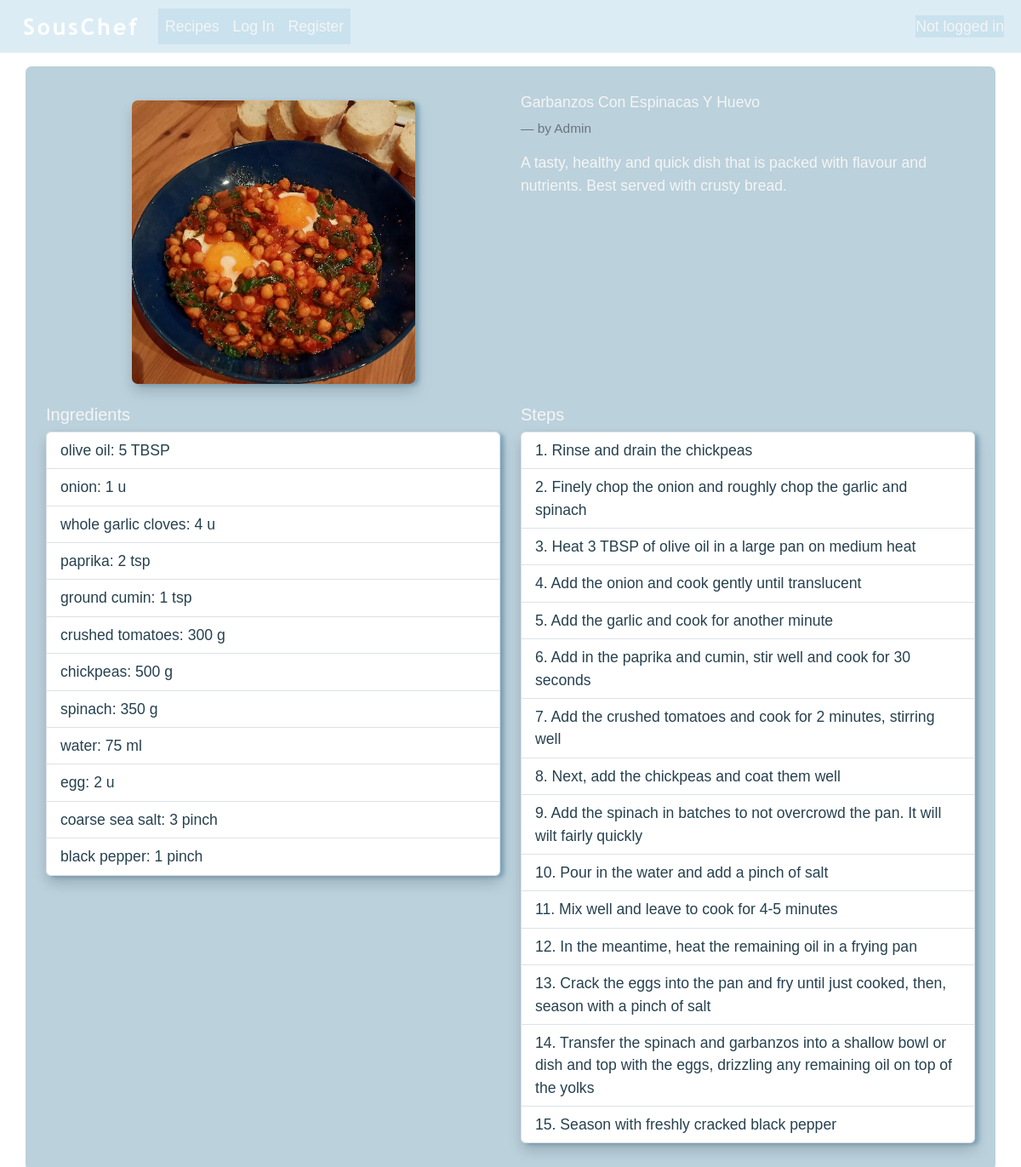
The page /recipe/53 on the database its author committed.
### souschef/models.py (models this page shows, shortened)
class Recipe(models.Model):
    title = models.CharField(max_length=128)
    description = models.TextField()
    ingredients = models.ManyToManyField(Ingredient, through="IngredientPerRecipe")
    image = models.ImageField(upload_to="recipe_pics", null=True, blank=True)
    created_by = models.ForeignKey(User, on_delete=models.CASCADE)
    created_on = models.DateTimeField(auto_now_add=True)

class User(AbstractUser):
    pass

class IngredientPerRecipe(models.Model):
    recipe = models.ForeignKey(Recipe, on_delete=models.CASCADE)
    ingredient = models.ForeignKey(Ingredient, on_delete=models.CASCADE)
    amount = models.DecimalField(max_digits=10, decimal_places=2, validators=[MinValueValidator(0)])
    unit = models.ForeignKey(Unit, on_delete=models.CASCADE)

class Ingredient(models.Model):
    name = models.CharField(max_length=64, blank=False)
    ingredient_id = models.IntegerField(unique=True)
    ingredient_details = models.JSONField(null=True, blank=True)

class Unit(models.Model):
    unit_type = models.CharField(max_length=8)
    def __str__(self):
        return self.unit_type

class Step(models.Model):
    recipe = models.ForeignKey(Recipe, on_delete=models.CASCADE)
    step_number = models.IntegerField(default=1, validators=[MinValueValidator(1)])
    step_text = models.CharField(max_length=256)

### souschef/views.py (the view)
# urls.py: path("recipe/<int:id>", views.recipe, name="recipe"),
def recipe(request, id):
    recipe = Recipe.objects.get(id=id)
    if request.user.is_authenticated:
        current_user = UserDashboard.objects.get(user_name=request.user)
        favourite = Favourite.objects.filter(user=current_user, favourite_recipe=recipe).exists()
        return render(request, "souschef/recipe.html", {
            "recipe": recipe,
            "favourite": favourite
        })
    else:
        return render(request, "souschef/recipe.html", {
            "recipe": recipe,
        })

### souschef/context_processors.py (called while the page is built)
def date(request):
    today = datetime.datetime.today().date()
    date = datetime.datetime.strftime(today, '%a %d %b %Y')
    return {'date': date}

### souschef/templates/souschef/recipe.html (shortened to what this page needs)
{% extends "SousChef/layout.html" %}
{% load static %}
{% block body %}
    <div class="container bg-custom mt-2 p-4">
        <div class="row justify-content-start">
            <div class="col-12 col-lg-6 d-flex justify-content-center my-2">
                <div>
                    {% if recipe.image %}
                        <img src="{{ recipe.image.url }}" class="img-fluid mx-auto m-2 recipe-image-full shadow" alt="recipe image">
                    {% else %}
                        <img src="{% static 'images/default_pics/default_recipe.png' %}" class="img-fluid mx-auto m-2 recipe-image-full shadow" alt="recipe image">
                    {% endif %}
                </div>
            </div>
            <div class="col my-2">
                <div class="d-flex align-items-center mb-4">
                    <h5 class="card-title mb-0">{{ recipe.title }}</h5>
                </div>
                <div class="">
                    <p class="blockquote-footer">by {{ recipe.created_by }}</p>
                </div>
                 <div>{{ recipe.description }}</div>
            </div>
        </div>
        <div class="row">
            <div class="col-lg-6 col-md-12 my-2">
                <div>
                    <h5>Ingredients</h5>
                    <ul class="list-group shadow">
                        {% for ingredient in recipe.ingredientperrecipe_set.all %}
                            <li class="list-group-item text-darker">
                                <a class="text-darker" href="{% url 'ingredient' ingredient.ingredient.id %}">{{ ingredient.ingredient.name }}</a>: {{ ingredient.amount|floatformat }} {{ ingredient.unit }}
                            </li>
                        {% endfor %}
                    </ul>
                </div>
            </div>
            <div class="col-lg-6 col-md-12 my-2">
                <div>
                    <h5>Steps</h5>
                    <ul class="list-group shadow">
                        {% for step in recipe.step_set.all %}
                            <li class="list-group-item text-darker">
                                {{ step.step_number }}. {{ step.step_text }}
                            </li>
                        {% endfor %}
                    </ul>
                </div>
            </div>
        </div>
    </div>
{% endblock %}

### souschef/templates/souschef/layout.html (shortened to what this page needs)
{% load static %}
<!DOCTYPE html>
<html lang="en">
    <head>
        <link href="https://cdnjs.cloudflare.com/ajax/libs/cropperjs/1.6.2/cropper.css" rel="stylesheet">
        <link href="https://cdn.jsdelivr.net/npm/bootstrap@5.3.3/dist/css/bootstrap.min.css" rel="stylesheet">
        <link href="{% static 'styles.css' %}" rel="stylesheet">
    </head>
    <body>
        <nav class="navbar navbar-expand-lg nav-colours pt-2 mb-3">
            <div class="container-fluid ms-2">
                <a class="navbar-brand" href="{% url 'index' %}">
                    <img src="{% static 'images/souschef.png' %}" alt="Logo" width="150" height="auto" class="d-inline-block p-2">
                </a>
                <div class="collapse navbar-collapse" id="toggle">
                    <ul class="navbar-nav me-auto mb-3 mb-lg-0 nav-colours">
                        <li class="nav-item">
                            <a class="nav-link" href="{% url 'recipes' %}">Recipes</a>
                        </li>
                        {% if user.is_authenticated %}
                            <li class="nav-item">
                                <a class="nav-link" href="{% url 'add_recipe' %}">Add a Recipe</a>
                            </li>
                            <li class="nav-item">
                                <a class="nav-link" href="{% url 'pantry' %}">Pantry</a>
                            </li>
                            <li class="nav-item">
                                <a class="nav-link" href="{% url 'logout' %}">Log Out</a>
                            </li>
                        {% else %}
                            <li class="nav-item">
                                <a class="nav-link" href="{% url 'login' %}">Log In</a>
                            </li>
                            <li class="nav-item">
                                <a class="nav-link" href="{% url 'register' %}">Register</a>
                            </li>
                        {% endif %}
                    </ul>
                    <div class="me-2 nav-colours">
                        {% if user.is_authenticated %}
                            <div class="navbar-text d-flex align-items-center">
                                Logged in as<a class="nav-link custom-ms" href="{% url 'user_dashboard' %}">{{ user.username }}</a>
                            </div>
                        {% else %}
                            <span class="navbar-text">Not logged in</span>
                        {% endif %}
                    </div>
                </div>
            </div>
        </nav>
        {% block body %}
        {% endblock %}
    </body>
</html>

### souschef/static/styles.css (style rules this page uses)
a { text-decoration: none; color: whitesmoke; }
.bg-custom { background-color: rgba(85, 140, 167, 0.4); border-radius: 7px; min-height: 300px; }
body { background-image: url("/static/images/background.jpg"); background-position: center; background-repeat: repeat; background-attachment: fixed; background-size: 2000px; color: whitesmoke; font-family: 'sofiapro-light', 'Helvetica', 'Arial', sans-serif; font-size: 1.1rem; }
.card-title { font-size: 1.1rem; }
.nav-colours { background-color: rgba(177, 213, 231, 0.45); }
.navbar-text { color: whitesmoke; }
.nav-link { color: whitesmoke !important; }
.recipe-image-full { height: auto; width: 333px; border-radius: 7px; }
.shadow { filter: drop-shadow(5px 2px 2px #558ca780); }
.text-darker { color: #26414f; }
ul { list-style: none; padding-left: 0.1rem; }

### rows shown on the page
Recipe: image (picture), title "Garbanzos Con Espinacas Y Huevo", created_by "Admin", description "A tasty, healthy and quick dish that is packed with flavour and nutrients. Best served with crusty bread."
IngredientPerRecipe: ingredient.name "olive oil", amount "5", unit "TBSP"
IngredientPerRecipe: ingredient.name "onion", amount "1", unit "u"
IngredientPerRecipe: ingredient.name "whole garlic cloves", amount "4", unit "u"
IngredientPerRecipe: ingredient.name "paprika", amount "2", unit "tsp"
IngredientPerRecipe: ingredient.name "ground cumin", amount "1", unit "tsp"
IngredientPerRecipe: ingredient.name "crushed tomatoes", amount "300", unit "g"
IngredientPerRecipe: ingredient.name "chickpeas", amount "500", unit "g"
IngredientPerRecipe: ingredient.name "spinach", amount "350", unit "g"
IngredientPerRecipe: ingredient.name "water", amount "75", unit "ml"
IngredientPerRecipe: ingredient.name "egg", amount "2", unit "u"
IngredientPerRecipe: ingredient.name "coarse sea salt", amount "3", unit "pinch"
IngredientPerRecipe: ingredient.name "black pepper", amount "1", unit "pinch"
Step: step_number "1", step_text "Rinse and drain the chickpeas"
Step: step_number "2", step_text "Finely chop the onion and roughly chop the garlic and spinach"
Step: step_number "3", step_text "Heat 3 TBSP of olive oil in a large pan on medium heat"
Step: step_number "4", step_text "Add the onion and cook gently until translucent"
Step: step_number "5", step_text "Add the garlic and cook for another minute"
Step: step_number "6", step_text "Add in the paprika and cumin, stir well and cook for 30 seconds"
Step: step_number "7", step_text "Add the crushed tomatoes and cook for 2 minutes, stirring well"
Step: step_number "8", step_text "Next, add the chickpeas and coat them well"
Step: step_number "9", step_text "Add the spinach in batches to not overcrowd the pan. It will wilt fairly quickly"
Step: step_number "10", step_text "Pour in the water and add a pinch of salt"
Step: step_number "11", step_text "Mix well and leave to cook for 4-5 minutes"
Step: step_number "12", step_text "In the meantime, heat the remaining oil in a frying pan"
Step: step_number "13", step_text "Crack the eggs into the pan and fry until just cooked, then, season with a pinch of salt"
Step: step_number "14", step_text "Transfer the spinach and garbanzos into a shallow bowl or dish and top with the eggs, drizzling any remaining oil on top of the yolks"
Step: step_number "15", step_text "Season with freshly cracked black pepper"
